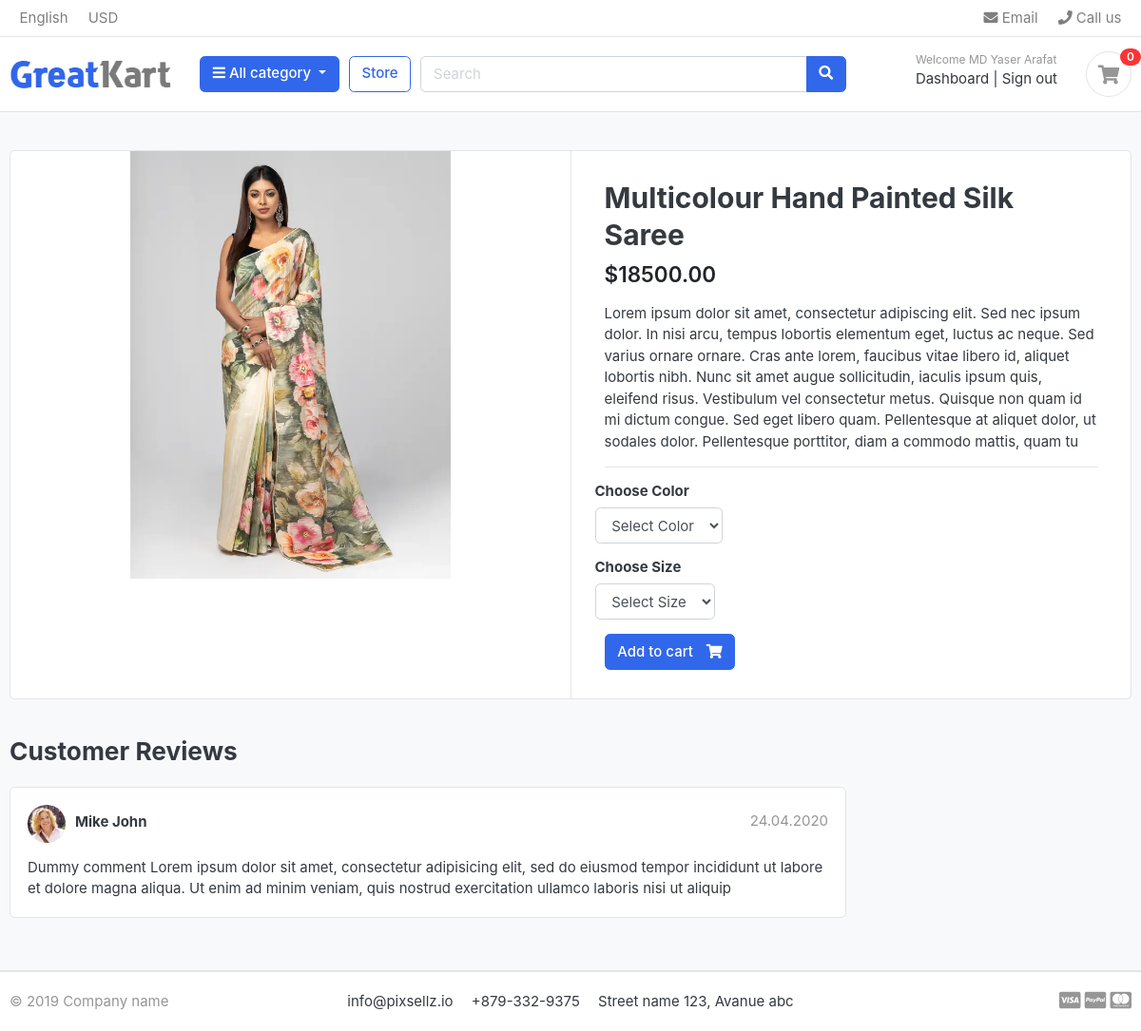
The app's page /store/category/saree/multicolour-hand-painted-silk-saree/ (signed in) with its own data.
### accounts/models.py (models this page shows, shortened)
class Account(AbstractBaseUser):
    first_name = models.CharField(max_length=30)
    last_name = models.CharField(max_length=30)
    username = models.CharField(max_length=30, unique=True)
    email = models.EmailField(unique=True)
    phone_number = models.CharField(max_length=15, blank=True)
    date_joined = models.DateTimeField(auto_now_add=True)
    last_login = models.DateTimeField(auto_now=True)
    is_admin = models.BooleanField(default=False)
    is_staff = models.BooleanField(default=False)
    is_active = models.BooleanField(default=True)
    is_superadmin = models.BooleanField(default=False)
    USERNAME_FIELD = 'email'
    REQUIRED_FIELDS = ['username', 'first_name', 'last_name']
    objects = MyAccountManager()

### store/models.py (models this page shows, shortened)
class Product(models.Model):
    product_name = models.CharField(max_length=200, unique=True)
    slug = models.SlugField(max_length=200, unique=True)
    description = models.TextField(max_length=500, blank=True)
    price = models.DecimalField(max_digits=10, decimal_places=2)
    images = models.ImageField(upload_to='photos/products')
    stock = models.IntegerField()
    is_available = models.BooleanField(default=True)
    category = models.ForeignKey(Category, on_delete=models.CASCADE)
    created_date = models.DateTimeField(auto_now_add=True)
    modified_date = models.DateTimeField(auto_now=True)

### store/views.py (the view)
# urls.py: path('category/<slug:category_slug>/<slug:product_slug>/', views.product_detail, name='product_detail'),
def product_detail(request, category_slug, product_slug):
    try:
        single_product = Product.objects.get(category__slug=category_slug, slug=product_slug)
        in_cart = CartItem.objects.filter(cart__cart_id=_cart_id(request), product=single_product).exists()
    except Exception as e:
        raise e
    context = {
        'single_product': single_product,
        "in_cart": in_cart,
    }
    return render(request, 'store/product_detail.html', context)

### carts/context_processors.py (called while the page is built)
def counter(request):
    cart_count = 0
    if 'admin' in request.path:
        return {}
    else:
        try:
            cart = Cart.objects.filter(cart_id=_cart_id(request))
            cart_items = CartItem.objects.all().filter(cart=cart[:1])
            for item in cart_items:
                cart_count += item.quantity
        except Cart.DoesNotExist:
            cart_count = 0
    return dict(cart_count=cart_count)

### carts/views.py (called while the page is built)
def _cart_id(request):
    cart = request.session.session_key
    if not cart:
        cart = request.session.create()
    return cart

### category/context_processors.py (called while the page is built)
def menu_links(request):
    links = Category.objects.all()
    return dict(links=links)

### category/models.py (called while the page is built)
    def get_url(self):
        return reverse('products_by_category', args=[self.slug])

### store/models.py (called while the page is built)
    def colors(self):
        return super(VariationManager, self).filter(variation_category='color', is_active=True)

    def sizes(self):
        return super(VariationManager, self).filter(variation_category='size', is_active=True)

### templates/store/product_detail.html (shortened to what this page needs)
{% extends 'base.html' %}
{% block content %} {% load static %}
<section class="section-content padding-y bg">
	<div class="container">
		<div class="card">
			<div class="row no-gutters">
				<aside class="col-md-6">
					<article class="gallery-wrap">
						<div class="img-big-wrap">
							<a href="#"
								><img
									src="{{single_product.images.url}}"
									alt="{{single_product.product_name}}"
							/></a>
						</div>
					</article>
				</aside>
				<main class="col-md-6 border-left">
					<form
						action="{% url 'add_to_cart' single_product.id %}"
						method="POST">
						<article class="content-body">
							<h2 class="title">{{single_product.product_name}}</h2>
							<div class="mb-3">
								<var class="price h4">${{single_product.price}}</var>
							</div>
							<p>{{single_product.description}}</p>
							<hr />
							<div class="row">
								<div class="item-option-select">
									<h6>Choose Color</h6>
									<select
										name="color"
										class="form-control">
										<option
											value=""
											disabled
											selected>
											Select Color
										</option>
									</select>
								</div>
							</div>
							<div class="row">
								<div class="item-option-select">
									<h6>Choose Size</h6>
									<select
										name="size"
										class="form-control">
										<option
											value=""
											disabled
											selected>
											Select Size
										</option>
									</select>
								</div>
							</div>
							{% if single_product.stock <= 0 %}
							<p class="text-danger font-weight-bold">Out of Stock</p>
							{% else %}
							<button
								type="submit"
								class="btn btn-primary">
								<span class="text">Add to cart</span>
								<i class="fas fa-shopping-cart"></i>
							</button>
							{% endif %}
						</article>
					</form>
				</main>
			</div>
		</div>
		<br />
		<div class="row">
			<div class="col-md-9">
				<header class="section-heading">
					<h3>Customer Reviews</h3>
				</header>
				<article class="box mb-3">
					<div class="icontext w-100">
						<img
							src="{% static 'images/avatars/avatar1.jpg' %}"
							class="img-xs icon rounded-circle" />
						<div class="text">
							<span class="date text-muted float-md-right"
								>24.04.2020
							</span>
							<h6 class="mb-1">Mike John</h6>
						</div>
					</div>
					<div class="mt-3">
						<p>
							Dummy comment Lorem ipsum dolor sit amet, consectetur
							adipisicing elit, sed do eiusmod tempor incididunt ut
							labore et dolore magna aliqua. Ut enim ad minim veniam,
							quis nostrud exercitation ullamco laboris nisi ut aliquip
						</p>
					</div>
				</article>
			</div>
		</div>
	</div>
</section>
{% endblock %}

### templates/layout/header.html (shortened to what this page needs)
{% load static %}
<header class="section-header">
	{% include 'layout/navbar.html' %}
	<section class="header-main border-bottom">
		<div class="container">
			<div class="row align-items-center">
				<div class="col-lg-2 col-md-3 col-6">
					<a
						href="/"
						class="brand-wrap">
						<img
							class="logo"
							src="{% static 'images/logo.png' %}" />
					</a>
				</div>
				<div class="col-lg col-sm col-md col-6 flex-grow-0">
					<div class="category-wrap dropdown d-inline-block float-right">
						<button
							type="button"
							class="btn btn-primary dropdown-toggle"
							data-toggle="dropdown">
							<i class="fa fa-bars"></i> All category
						</button>
					</div>
				</div>
				<a
					href="/store/"
					class="btn btn-outline-primary"
					>Store</a
				>
				<div class="col-lg col-md-6 col-sm-12 col">
					<form
						action="{% url 'search' %}"
						class="search"
						mathod="GET">
						<div class="input-group w-100">
							<input
								type="text"
								class="form-control"
								style="width: 60%"
								placeholder="Search"
								name="keyword" />
							<div class="input-group-append">
								<button
									class="btn btn-primary"
									type="submit">
									<i class="fa fa-search"></i>
								</button>
							</div>
						</div>
					</form>
				</div>
				<div class="col-lg-3 col-sm-6 col-8 order-2 order-lg-3">
					<div class="d-flex justify-content-end mb-3 mb-lg-0">
						{% if user.is_authenticated %}
						<div class="widget-header">
							<small class="title text-muted"
								>Welcome {{ user.first_name }}</small
							>
							<div>
								<a href="/accounts/dashboard/">Dashboard</a>
								<span class="dark-transp"> | </span>
								<a href="/accounts/sign-out/">Sign out</a>
							</div>
						</div>
						{% endif %}
						<a
							href="/cart/"
							class="widget-header pl-3 ml-3">
							<div class="icon icon-sm rounded-circle border">
								<i class="fa fa-shopping-cart"></i>
							</div>
							<span class="badge badge-pill badge-danger notify"
								>{{ cart_count }}</span
							>
						</a>
					</div>
				</div>
			</div>
		</div>
	</section>
</header>

### static/css/ui.css (style rules this page uses)
html { font-family: "Inter", sans-serif; font-size: 15px; }
.content-body { flex: 1 1 auto; padding: 2rem 2.3rem; }
.icon-xs, .icon-sm, .icon-md, .icon-lg { display: inline-block; text-align: center; flex-shrink: 0; flex-grow: 0; }
.icon-sm { width: 48px; height: 48px; line-height: 48px !important; font-size: 20px; }
.img-xs, .img-sm, .img-md, .img-lg { -o-object-fit: cover; object-fit: cover; flex-shrink: 0; flex-grow: 0; }
.img-xs { width: 40px; height: 40px; }
.padding-y { padding-top: 40px; padding-bottom: 40px; }
var { font-style: normal; }
article:after, .form-group:after { display: block; clear: both; content: ""; }
.bg { background-color: #f8f9fa; }
.section-heading { margin-bottom: 20px; margin-top: 15px; }
p:last-child { margin-bottom: 0; }
.header-main { position: relative; padding-top: 1rem; padding-bottom: 1rem; }
.brand-wrap .logo, .navbar-brand .logo { margin-right: 7px; max-height: 42px; display: inline-block; }
.widget-header { display: inline-block; vertical-align: middle; position: relative; }
.widget-header a { color: #343a40; }
.widget-header i { color: #969696; }
.widget-header .title { display: block; }
.widget-header .notify { position: absolute; top: -3px; right: -10px; }
.btn .text + i { margin-left: 10px; }
.icontext { display: inline-flex; align-items: center; vertical-align: middle; }
.icontext .text { width: 100%; line-height: 1.2; }
.icontext .icon { position: relative; margin-right: 10px; flex-shrink: 0; flex-grow: 0; }
.notify { position: absolute; top: -4px; right: -10px; display: inline-block; padding: 0.25em 0.6em; font-size: 12px; line-height: 1; text-align: center; border-radius: 3rem; color: #fff; background-color: #fa3434; }
.price { font-weight: 600; color: #212529; }
.box { padding: 18px; background: #fff; border-radius: 0.37rem; border: 1px solid #e4e4e4; }
.box img { max-width: 100%; }
.gallery-wrap .img-big-wrap { margin-bottom: 10px; border-radius: 0.37rem; overflow: hidden; background-color: #fff; }
.gallery-wrap .img-big-wrap a { text-align: center; display: block; }
.gallery-wrap .img-big-wrap img { height: 450px; width: auto; display: inline-block; }
.item-option-select { margin-bottom: 1rem; display: inline-block; margin-right: 15px; }

### records on screen
Account: first_name "MD Yaser Arafat"
Product: images (picture), product_name "Multicolour Hand Painted Silk Saree", price "18500.00", description "Lorem ipsum dolor sit amet, consectetur adipiscing elit. Sed nec ipsum dolor. In nisi arcu, tempus lobortis elementum eget, luctus ac neque. Sed varius ornare ornare. Cras ante lorem, faucibus vitae libero id, aliquet lobortis nibh. Nunc sit amet augue sollicitudin, iaculis ipsum quis, eleifend risus. Vestibulum vel consectetur metus. Quisque non quam id mi dictum congue. Sed eget libero quam. Pellentesque at aliquet dolor, ut sodales dolor. Pellentesque porttitor, diam a commodo mattis, quam tu"

### other values on screen
{{ cart_count }} "0"
